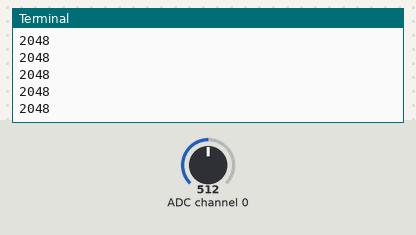
Simulated run of this program. Board: Raspberry Pi (BCM pin numbers). Shown: the last lines printed to the terminal. The inputs (shaded band) are chosen by the test bench; at power-on: ADC channel 0 = 512 (analog values on the 0–1023 scale).

Above: at 1.2 s.
1.3 s: ADC channel 0 set to 716
At 1.8 s:
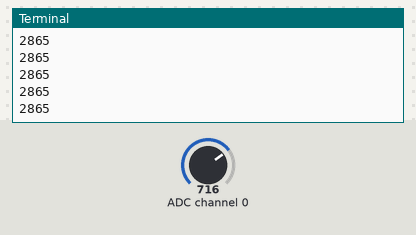
2.8 s: ADC channel 0 set to 900
At 3.7 s:
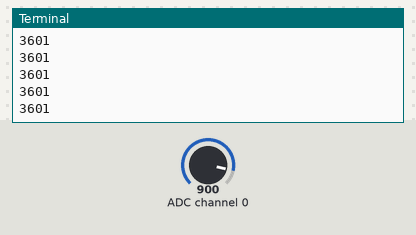
Timing chart, 0 to 4.2 s (numbered marks = the images above; inputs shaded):
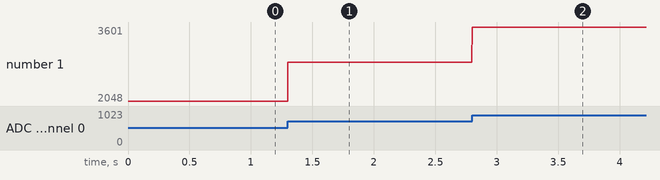

Measured:
- after the input at 1.3 s, the terminal: prints a new line at once (image 1)
- after the input at 2.8 s, the terminal: prints a new line at once (image 2)
- plotted number 1: 2048 → 2865 after the input at 1.3 s, 2865 → 3601 after the input at 2.8 s

The program:

read.py
```python
import spidev

spi = spidev.SpiDev()
spi.open(0, 0)
spi.max_speed_hz = 1000000

#GPIO.cleanup()

def ReadChannel(channel):
    r = spi.xfer2([4 | 2 | (channel >> 2), (channel & 3) << 6, 0])
    return ((r[1] & 15) << 8) + r[2]


if __name__ == "__main__":
    while True:
        print(ReadChannel(0))
```
